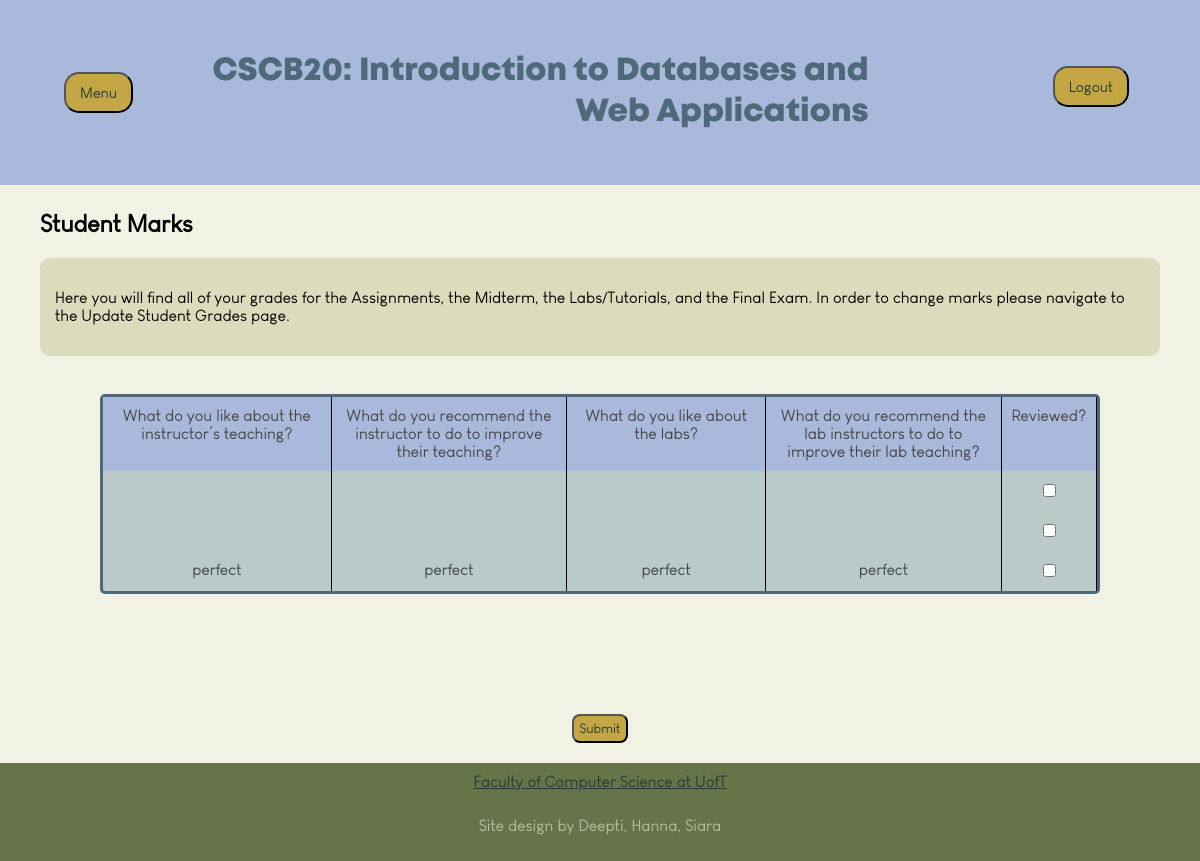
/viewanonfeedback (signed in), run on the app's committed database.
### app.py (models this page shows)
class Feedback(db.Model):
    __tablename__ = 'feedback'
    feedback_id = db.Column(db.Integer, primary_key=True, autoincrement=True)
    instructor_id = db.Column(db.Integer, ForeignKey('users.user_id'), nullable=False)
    feedback_inst_1 = db.Column(db.String, nullable=False)
    feedback_inst_2 = db.Column(db.String, nullable=False)
    feedback_lab_1 = db.Column(db.String, nullable=False)
    feedback_lab_2 = db.Column(db.String, nullable=False)
    reviewed = db.Column(db.Integer, nullable=False, default=0)
    instr_to_feedback = relationship("User", back_populates="instr_feedback")

### app.py (the view, shortened to what this page needs)
@app.route('/viewanonfeedback', methods=['GET', 'POST'])
def viewanonfeedback():
    username = session.get('name')
    user = User.query.filter_by(username=username).first()
    feedbacks = Feedback.query.filter(Feedback.instructor_id==user.user_id).all()
    return render_template('viewanonfeedback.html', feedbacks=feedbacks, user=user)

### templates/viewanonfeedback.html (shortened to what this page needs)
<!DOCTYPE html>
<html>
    <head>
        <link rel="stylesheet" href="{{ url_for('static', filename='index.css') }}">
    </head>
    <body>
        <header class="header">
            <div class="dropdown">
                <button class="dropbutton">Menu</button>
            </div>
            <h1 class="headertext">CSCB20: Introduction to Databases and Web Applications</h1>
            <form method="POST" action="{{ url_for('logout') }}">
                <div class="logout">
                    <button type="submit" class = "dropbutton" name="logout"
                    style=" align-self:center; float:left;">Logout</button>
                </div>
            </form>
        </header>
        <main class="content">
            <h2>Student Marks</h2>
            <div class="homeblurbs">
                <p>Here you will find all of your grades for the Assignments, the Midterm, the Labs/Tutorials, and the Final Exam. In order to change marks please navigate to the Update Student Grades page.</p>
            </div> <br>
            <form method='POST'>
                <div style="margin: 100px; margin-top: 20px;", class="viewanonfeedbackgrid">
                    <div class="cellheader">What do you like about the instructor’s teaching?</div>
                    <div class="cellheader">What do you recommend the instructor to do to improve their teaching?</div>
                    <div class="cellheader">What do you like about the labs?</div>
                    <div class="cellheader">What do you recommend the lab instructors to do to improve their lab teaching?</div>
                    <div class="cellheader">Reviewed?</div>
                   {% for feedback in feedbacks %}
                        <div class="cell">{{ feedback.feedback_inst_1 }}</div>
                        <div class="cell">{{ feedback.feedback_inst_2 }}</div>
                        <div class="cell">{{ feedback.feedback_lab_1 }}</div>
                        <div class="cell">{{ feedback.feedback_lab_2 }}</div>
                        <div class="cell">
                            <input type="checkbox" name="reviewed_{{ feedback.feedback_id }}" {% if feedback.reviewed == 1 %} checked {% endif %}>
                        </div>
                    {% endfor %}
                </div>
                <div class="btn-group" style='padding-top: 20px'>
                    <button class="button" type="submit" style="padding: 5px">Submit</button>
                </div>
            </form>
        </main>
        <footer class="footer">
                <div>
                    <a class="link" href="https://www.utsc.utoronto.ca/cms/computer-science" target="_blank" rel="noopener noreferrer">Faculty of Computer Science at UofT</a>
                </div>
                <p>Site design by Deepti, Hanna, Siara</p>
        </footer>
</body>
</html>

### static/index.css (style rules this page uses)
* { font-family: Mont; src: url(Louis\ George\ Cafe.ttf); }
body { display: flex; flex-direction: column; background-color: #F1F1E4; padding: 0; margin: 0; min-height: 100vh; justify-content: flex-start; align-items: center; }
.header { display: flex; flex-direction: row; background-color: #A9B9DB; width: 100%; position: fixed; top: 0; flex-grow: 1; z-index: 100; padding: 30px; text-align: center; }
.headertext { font-family: MontBold; flex-grow: 1; text-align: right; padding-right: 15%; align-items: center; justify-content: center; color: #4E6979; }
.content { flex-grow: 1; padding-top: 190px; }
.footer { display: flex; flex-direction: column; background-color: #677449; width: 100%; bottom: 0; text-align: center; padding: 10px; gap: 10px; margin-top: 20px; color:#B5C09B; }
h2 { padding-left: 40px; }
.link { color: #253C33; }
.homeblurbs { background-color: #DCDCBC; padding: 15px; border-radius: 10px; margin-right: 40px; margin-left: 40px; }
.viewanonfeedbackgrid { border-radius: 5px; display: grid; grid-template-columns: repeat(5, auto); background-color: #B9CAC9; color: #444; max-width: 1200px; border: 3px solid #4E6979; }
.cellheader { flex: 1; background-color: #A9B9DB; padding: 10px; text-align: center; border-right: 1px solid black; }
.cell { flex: 1; padding: 10px; text-align: center; max-width: 600px; border-right: 1px solid black; }
.button { color: #253C33; background-color:#C4A645; font-family: Mont; border-radius: 8px; cursor: pointer; }
form { color: black; font-family: Arial, Helvetica, sans-serif; font-size: 100%; }
.btn-group { text-align: center; }
.dropbutton { background-color:#C4A645; color: #253C33; margin: 0.25rem; padding: 10px; font-size: 15px; border-radius: 15px; height: auto; top: 50%; width: 100%; text-align: center; }
.dropdown { display: inline-block; padding-left: 5%; margin-right: 5%; align-self: center; }
.logout { margin-right:75px; margin-top: 32px; float:left; }

### data on the page
Feedback: feedback_inst_1 "perfect", feedback_inst_2 "perfect", feedback_lab_1 "perfect", feedback_lab_2 "perfect"
